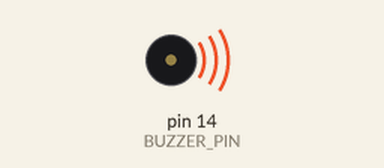
This sketch was run on a simulated Arduino Uno, built with avr-gcc and run on an emulated ATmega328P. On the bench: buzzer (waves = sounding). What the sketch prints to the serial monitor is not drawn.

Above: at 0.5 s.
Timing chart, 0 to 4.6 s (numbered marks = the images above):
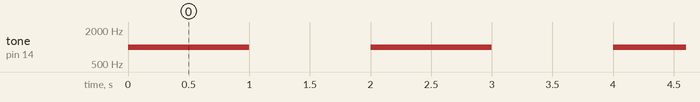

The sketch:

BuzzerTest.ino
```cpp
//#define BUZZER_PIN 14
//
//void setup() {
//  pinMode(BUZZER_PIN, OUTPUT);
//  Serial.begin(115200);
//  Serial.println("Tes Buzzer dimulai");
//}
//
//void loop() {
//  Serial.println("Buzzer ON");
//  digitalWrite(BUZZER_PIN, HIGH);
//  delay(100);
//
//  Serial.println("Buzzer OFF");
//  digitalWrite(BUZZER_PIN, LOW);
//  delay(100);
//}


#define BUZZER_PIN 14

void setup() {
  Serial.begin(115200);
  Serial.println("Tes Buzzer dengan tone()");
}

void loop() {
  Serial.println("Tone 1000 Hz");
  tone(BUZZER_PIN, 1000); // 1000 Hz
  delay(1000);

  Serial.println("No Tone");
  noTone(BUZZER_PIN);
  delay(1000);
}


//#define BUZZER_PIN 2
//
//void setup() {
//  Serial.begin(9600); // Baudrate umum untuk Arduino UNO
//  Serial.println("Tes Buzzer dengan tone()");
//}
//
//void loop() {
//  Serial.println("Tone 1000 Hz");
//  tone(BUZZER_PIN, 1000); // Mainkan suara 1000 Hz
//  delay(1000);
//
//  Serial.println("No Tone");
//  noTone(BUZZER_PIN);     // Hentikan suara
//  delay(1000);
//}
```

Measured:
- by itself, tone on pin 14 (BUZZER_PIN): alternates 1000 Hz for 1.0 s and silent for 1.0 s
